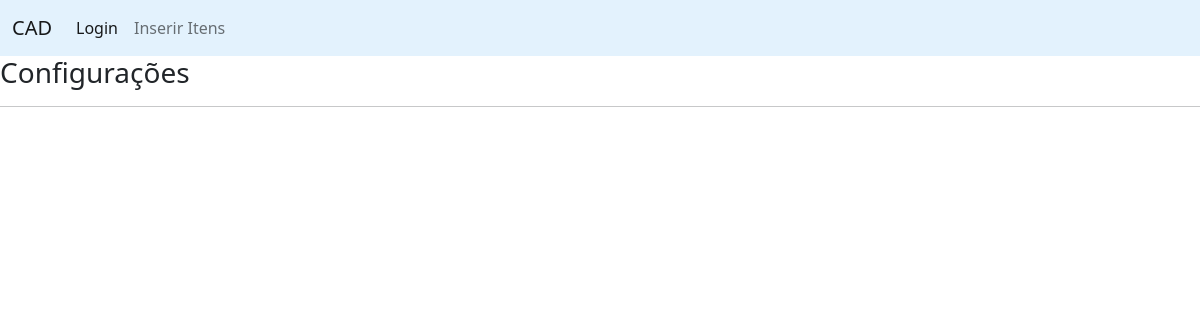
Page /settings on the earlier database version.
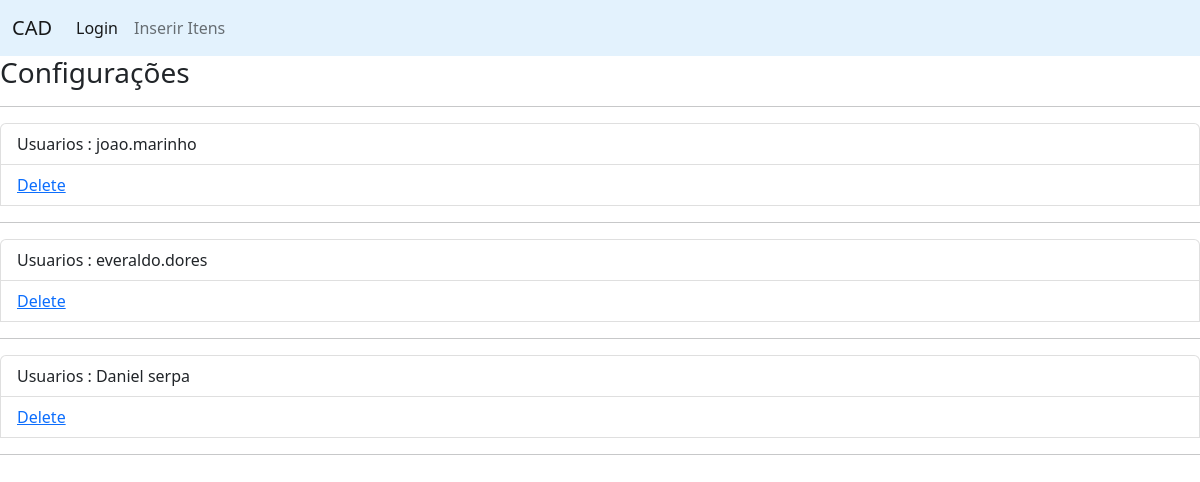
Same page on the later database version.
### app.py (models this page shows, shortened)
class User(db.Model):
    __tablename__ = 'usuarios'
    id = db.Column(db.Integer, primary_key=True)
    nome_completo = db.Column(db.String(255), nullable=False)
    login = db.Column(db.String(84), nullable=False, unique=True, index=True)
    password = db.Column(db.String(255), nullable=False)

### app.py (the view)
@app.route("/settings", methods=["GET", "POST"])
def settings():
    usuarios = User.query.all()
    return render_template("settings.html",usuarios=usuarios)

### templates/settings.html (shortened to what this page needs)
<!DOCTYPE html>
<html lang="pt-br">
<head>
    <link rel="stylesheet" href="https://cdn.jsdelivr.net/npm/bootstrap@5.2.3/dist/css/bootstrap.min.css">
    <link rel="stylesheet" href="{{url_for('static', filename='style.css')}}">
</head>
<body>
    <nav class="navbar navbar-expand-lg "style="background-color: #e3f2fd;">
        <div class="container-fluid">
          <a class="navbar-brand" href="">CAD</a>
          <div class="collapse navbar-collapse" id="navbarSupportedContent">
            <ul class="navbar-nav me-auto mb-2 mb-lg-0">
                <li class="nav-item">
                    <a class="nav-link active" aria-current="page" href="{{url_for('login')}}">Login</a>
                </li>
                <li class="nav-item">
                    <a class="nav-link" href="{{url_for('cadastro')}}">Inserir Itens</a>
                </li>
            </ul>
          </div>
        </div>
    </nav>
    <div>
        <h3>Configurações</h3>
        <hr>
        {% for User in usuarios %}
          <ul class="list-group">
              <li class="list-group-item"><a href=""></a> Usuarios : {{User.login}}</li>
              <li class="list-group-item"><a href="{{url_for('delete_users', id=User.id)}}">Delete</a></li>
              <hr>
          </ul>
        {% endfor %}
    </div>
</body>
</html>

Differences in the rows shown:
added User: login "joao.marinho"
added User: login "everaldo.dores"
added User: login "Daniel serpa"
